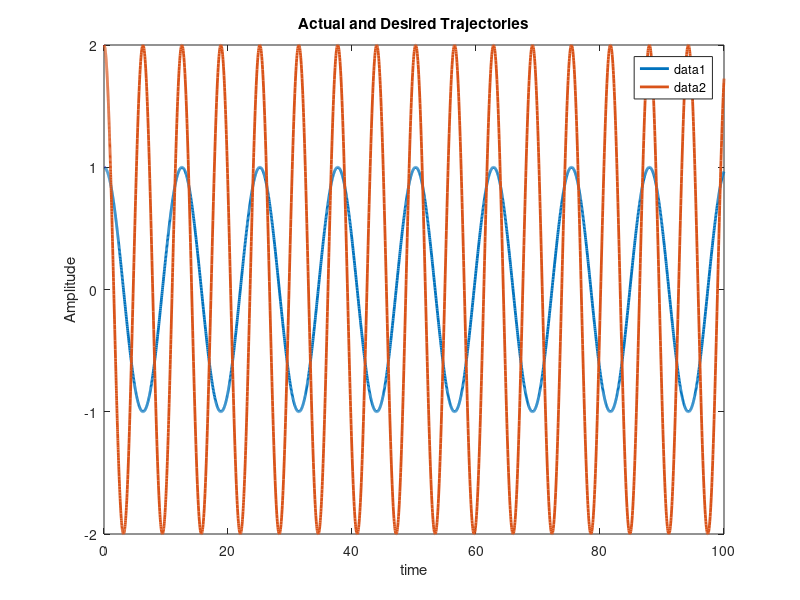

Here is the MATLAB script that generated this plot: (Note: this script raises an error after producing the figure.)
function twoLinkRobotAdaptive
close all
global controlinput
%Set up parameters for sim
p1       = 3.473;
p2       = 0.196;
p3       = 0.242;
f1       = 5.3;
f2       = 1.1;

% Stacked parameter vector
theta    = [p1;p2;p3;f1;f2];
controlinput = [1;1];
% Simulation final time
tf   = 100;

% Initial condition vector (X0 must be same size and "form" as X and XDot below)
% (i.e., in this sim, X0 = [e0;r0;thetahat0])
X0   = [4;10;3;2;1;1;1;1;1];

% Options for integration function
opts = odeset('RelTol',1e-3,'AbsTol',1e-3);

% Integrate (you can send the paramters theta to the dynamics as seen below)
[t,STATES] = ode45(@(t,X) twoLinkdynamics(t,X,theta),[0 tf],X0,opts);

% Set up desired trajectory data for plots (enter desired trajectory for your simulation)
qd = [cos(0.5*t) 2*cos(t)]';

% Parse integrated states (STATES is the same "form" as X0)
% (i.e., in this sim, STATES = [e r thetahat] over all time);
e  = STATES(:,1:2)';
r  = STATES(:,3:4)';
thetaHat = STATES(:,5:9)';

% Compute x from e and xd for plotting purposes
q  = e + qd;

% Plot the actual vs desired trajectories
figure(1)
plot(t,qd,'-','LineWidth',2)
title('Actual and Desired Trajectories');
xlabel('time');
ylabel('Amplitude');
legend();
hold on
ax = gca;
ax.ColorOrderIndex = 1;
plot(t,q,':','LineWidth',2)
hold off


% Plot the filtered tracking error
figure(2)
plot(t,r,'--','LineWidth',2)
title('Filtered Tracking error')
xlabel('time');
ylabel('Amplitude');

% Plot the adaptive estimates vs actual parameters
figure(3)
plot(t,repmat(theta,1,length(t)),'-','LineWidth',2)
hold on
ax = gca;
ax.ColorOrderIndex = 1;
plot(t,thetaHat,':','LineWidth',2)
title('Adaptive Estimates & Actual Parameters')
xlabel('time');
ylabel('Amplitude');
hold off

figure(4)
time = 0:tf/length(controlinput):tf;
time(end) = [];
plot(time,controlinput(1,:))
title('Control input for Link 1');
xlabel('Time(s)')
ylabel('Torque(Nm)')

figure(5)
time = 0:tf/length(controlinput):tf;
time(end) = [];
plot(time,controlinput(2,:))
title('Control input for Link 2');
xlabel('Time(s)')
ylabel('Torque(Nm)')

function [XDot] = twoLinkdynamics(t,X,theta)
global u controlinput
% Parse parameter vector
p1 = theta(1);
p2 = theta(2);
p3 = theta(3);
f1 = theta(4);
f2 = theta(5);

% Select gains for controller
K        = 5; %Enter a number
a        = 1.5; %Enter a number

% Desired trajectory and needed derivatives
qd       = [cos(0.5*t);2*cos(t)]
qdDot    = [-0.5*sin(0.5*t);-2*sin(t)] %Enter the expression
qdDotDot = [-0.25*cos(0.5*t);-2*cos(t)] %Enter the expression

% Parse current states (X is the same size and "form" as X0)
% (i.e., in this sim, X = [e;r;thetahat])
e        = [X(1);X(2)];
r        = [X(3);X(4)];
thetaHat = [X(5);X(6);X(7);X(8);X(9)];

% Compute current x and xDot for convenience
q        = e + qd;
qDot     = r - a*e + qdDot;

% Compute cos(x2) and sin(x2) for convenience
c2       = cos(q(2));
s2       = sin(q(2));


% Compute current matrices for the dynamics
M        = [p1 + 2*p3*c2 p2 + p3*c2;p2 + p3*c2 p2];
Vm       = [-p3*s2*qDot(2) -p3*s2*(qDot(1) + qDot(2));p3*s2*qDot(1) 0];
fd       = [f1 0;0 f2];

% Compute current regression matrix
y11      = -qdDotDot(1)+a*(qDot(1)-qdDot(1)); %Enter the expression
y12      = -qdDotDot(2)+a*(qDot(1)-qdDot(2)); %Enter the expression
y13      = s2*qDot(2)*qdDot(1) + s2*qDot(1)*qdDot(2) + s2*qDot(2)*qdDot(2) + a*s2*qDot(2)*e(1) + a*s2*qDot(1)*e(2) + a*s2*qDot(2)*e(2) - 2*c2*qdDotDot(1) - c2*qdDotDot(2) + 2*a*c2*(qDot(1)-qdDot(1)) + a*c2*(qDot(2)-qdDot(2)); %Enter the expression
y14      = -qDot(1);
y15      = 0;

y21      = 0; %Enter the expression
y22      = -qdDotDot(1) - qdDotDot(2) + a*(qDot(1)-qdDot(1)) + a*(qDot(2)-qdDot(2)); %Enter the expression
y23      = -s2*qDot(1)*qdDot(1) - a*s2*qDot(1)*e(1) - c2*qdDotDot(1) + a*c2*(qDot(1)-qdDot(1))   ; %Enter the expression
y24      = 0;
y25      = -qDot(2);
Y        = [y11 y12 y13 y14 y15;y21 y22 y23 y24 y25];

% Design controller

u        = -K*r-Y*thetaHat-e; %Enter the expression
controlinput = horzcat(controlinput,u);

% Compute current closed-loop dynamics
eDot        = qDot - qdDot;
rDot        = M\(-Vm*qDot-fd*qDot+u-M*qdDotDot+M*a*eDot); %Enter the expression
thetaHatDot = 10*transpose(Y)*r; %Enter the expression

% Stacked dynamics vector (XDot is the same size and "form" as X)
XDot        = [eDot;rDot;thetaHatDot];
